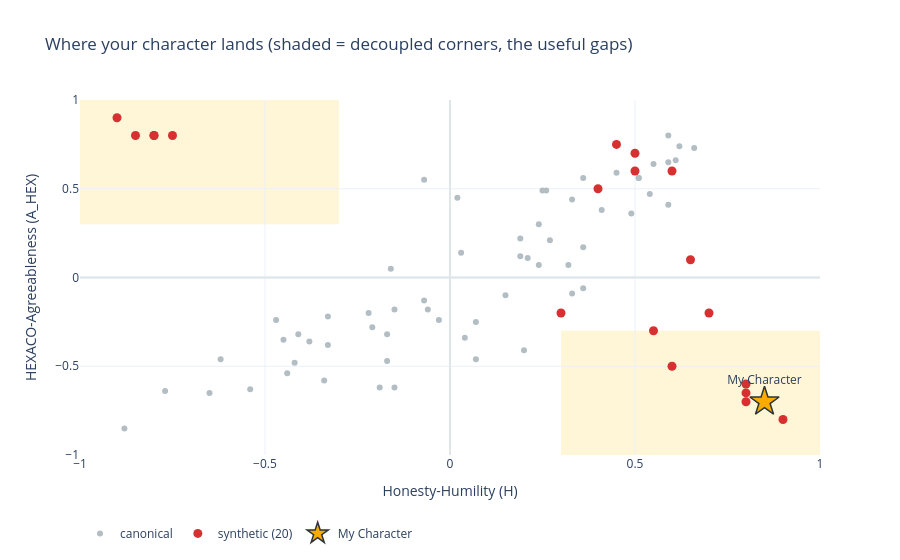

The notebook cell saved with this chart:
### Markdown cell above
## Design your own synthetic character

Edit `my_character` below and run. It drops your character onto the trait-space
coverage map (canonical characters + the 20 synthetics), so you can see at a glance
whether it lands in a useful **decoupled corner** (a coverage hole, novel territory)
or on the **crowded fused diagonal** near canonical characters. Trait-space placement,
no embedding or API call needed; it answers "does my character fill a gap?" from the
H and A_HEX numbers alone.

(An embedding-space version, embed the character's text and place it among all ~2000
characters with a cache-membership score, is now possible: the canonical + synth
embeddings are persisted in `paper_artifacts/pivot6_hexaco_atlas/embeddings/`.)

### Code cell
# EDIT THIS: your candidate character's designed targets (scale -1.0 to +1.0)
my_character = {'name': 'My Character',
                'H': 0.85, 'A_HEX': -0.70,            # the two decoupled axes
                'O': 0.0, 'C': 0.5, 'E': 0.0, 'A': -0.5, 'N': 0.0}

vp = Path('paper_artifacts/pivot6_hexaco_atlas/cache_map_viz_data.json')
if not vp.exists(): vp = Path('../paper_artifacts/pivot6_hexaco_atlas/cache_map_viz_data.json')
V = json.loads(vp.read_text())
cH=[p['H'] for p in V['points'] if p['type']=='canonical' and p['H'] is not None]
cA=[p['A_HEX'] for p in V['points'] if p['type']=='canonical' and p['H'] is not None]
sH=[p['H'] for p in V['points'] if p['type']=='synth']; sA=[p['A_HEX'] for p in V['points'] if p['type']=='synth']
mh, ma = my_character['H'], my_character['A_HEX']

fig=go.Figure()
for (x0,x1,y0,y1) in [(0.3,1,-1,-0.3),(-1,-0.3,0.3,1)]:
    fig.add_shape(type='rect',x0=x0,x1=x1,y0=y0,y1=y1,fillcolor='#ffeaa7',opacity=0.45,line_width=0,layer='below')
fig.add_trace(go.Scatter(x=cH,y=cA,mode='markers',name='canonical',marker=dict(size=6,color='#b2bec3')))
fig.add_trace(go.Scatter(x=sH,y=sA,mode='markers',name='synthetic (20)',marker=dict(size=9,color='#D63031')))
fig.add_trace(go.Scatter(x=[mh],y=[ma],mode='markers+text',name=my_character['name'],
    marker=dict(size=22,color='#F9AB00',symbol='star',line=dict(width=1.5,color='#2d3436')),
    text=[my_character['name']],textposition='top center'))
fig.add_hline(y=0,line_color='#dfe6e9'); fig.add_vline(x=0,line_color='#dfe6e9')
fig.update_layout(template='plotly_white',height=560,xaxis_range=[-1,1],yaxis_range=[-1,1],
    title='Where your character lands (shaded = decoupled corners, the useful gaps)',
    xaxis_title='Honesty-Humility (H)',yaxis_title='HEXACO-Agreeableness (A_HEX)',legend=dict(orientation='h',y=-0.18))
fig.show()

if mh>0.3 and ma<-0.3: corner='sincere-but-harsh, a DECOUPLED corner (novel, useful)'
elif mh<-0.3 and ma>0.3: corner='charming-but-crooked, a DECOUPLED corner (novel, useful)'
else: corner='aligned / diagonal (crowded, close to canonical, less novel)'
dmin=min(((mh-h)**2+(ma-a)**2)**0.5 for h,a in zip(cH,cA))
print(f"{my_character['name']}: H={mh:+.2f}, A_HEX={ma:+.2f}")
print(f'  region: {corner}')
print(f'  nearest-canonical trait distance: {dmin:.2f}  (larger = deeper in a gap)')

### Figure 1 — Plotly figure (JSON) as saved in the notebook; plotly's stock layout.template omitted (floating-point values rounded to 4 significant figures)
{"data": [{"marker": {"color": "#b2bec3", "size": 6}, "mode": "markers", "name": "canonical", "type": "scatter", "x": [0.41, 0.59, -0.15, 0.19, 0.27, 0.26, 0.2, -0.33, 0.36, 0.33, -0.45, -0.16, -0.65, -0.07, 0.07, -0.33, -0.22, -0.34, -0.77, -0.88, 0.15, -0.21, 0.21, -0.19, -0.54, -0.41, -0.62, 0.24, -0.42, 0.66, 0.07, 0.51, 0.49, -0.07, -0.44, -0.17, 0.59, 0.02, -0.06, 0.24, 0.62, 0.33, 0.61, 0.25, 0.59, -0.03, 0.45, 0.04, 0.51, -0.47, -0.38, 0.03, 0.55, 0.19, 0.32, -0.17, 0.36, 0.54, -0.15, 0.36], "y": [0.38, 0.8, -0.18, 0.12, 0.21, 0.49, -0.41, -0.38, 0.56, -0.09, -0.35, 0.05, -0.65, 0.55, -0.25, -0.22, -0.2, -0.58, -0.64, -0.85, -0.1, -0.28, 0.11, -0.62, -0.63, -0.32, -0.46, 0.07, -0.48, 0.73, -0.46, 0.56, 0.36, -0.13, -0.54, -0.47, 0.41, 0.45, -0.18, 0.3, 0.74, 0.44, 0.66, 0.49, 0.65, -0.24, 0.59, -0.34, 0.56, -0.24, -0.36, 0.14, 0.64, 0.22, 0.07, -0.32, -0.06, 0.47, -0.62, 0.17]}, {"marker": {"color": "#D63031", "size": 9}, "mode": "markers", "name": "synthetic (20)", "type": "scatter", "x": [0.85, -0.8, 0.5, 0.6, 0.4, 0.8, -0.8, 0.6, 0.9, -0.9, 0.8, -0.85, 0.55, 0.3, 0.65, 0.8, -0.75, 0.5, 0.7, 0.45], "y": [-0.7, 0.8, 0.7, -0.5, 0.5, -0.7, 0.8, 0.6, -0.8, 0.9, -0.6, 0.8, -0.3, -0.2, 0.1, -0.65, 0.8, 0.6, -0.2, 0.75]}, {"marker": {"color": "#F9AB00", "line": {"color": "#2d3436", "width": 1.5}, "size": 22, "symbol": "star"}, "mode": "markers+text", "name": "My Character", "text": ["My Character"], "textposition": "top center", "type": "scatter", "x": [0.85], "y": [-0.7]}], "layout": {"height": 560, "legend": {"orientation": "h", "y": -0.18}, "shapes": [{"fillcolor": "#ffeaa7", "layer": "below", "line": {"width": 0}, "opacity": 0.45, "type": "rect", "x0": 0.3, "x1": 1, "y0": -1, "y1": -0.3}, {"fillcolor": "#ffeaa7", "layer": "below", "line": {"width": 0}, "opacity": 0.45, "type": "rect", "x0": -1, "x1": -0.3, "y0": 0.3, "y1": 1}, {"line": {"color": "#dfe6e9"}, "type": "line", "x0": 0, "x1": 1, "xref": "x domain", "y0": 0, "y1": 0, "yref": "y"}, {"line": {"color": "#dfe6e9"}, "type": "line", "x0": 0, "x1": 0, "xref": "x", "y0": 0, "y1": 1, "yref": "y domain"}], "title": {"text": "Where your character lands (shaded = decoupled corners, the useful gaps)"}, "xaxis": {"range": [-1, 1], "title": {"text": "Honesty-Humility (H)"}}, "yaxis": {"range": [-1, 1], "title": {"text": "HEXACO-Agreeableness (A_HEX)"}}}}
